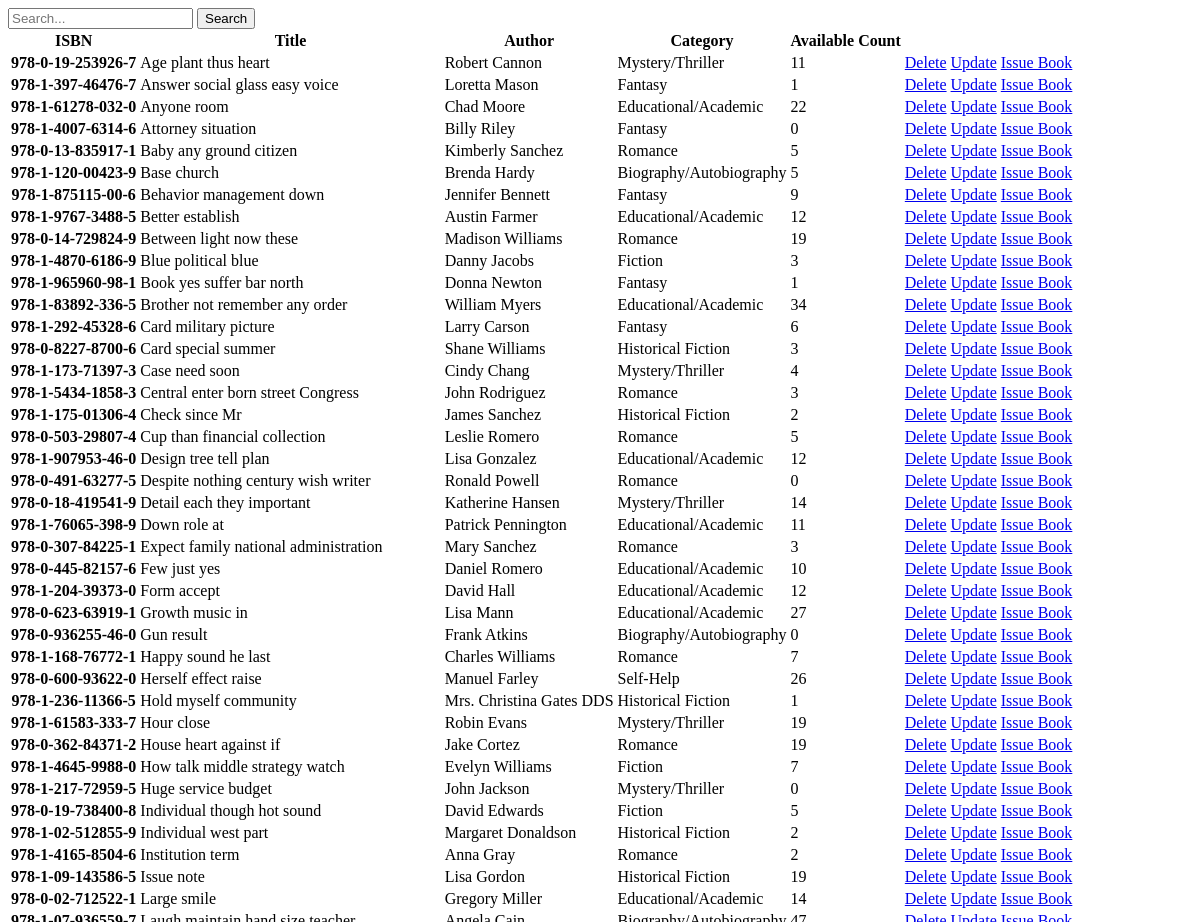
Before: /view-books/ (upper part) with the older database file.
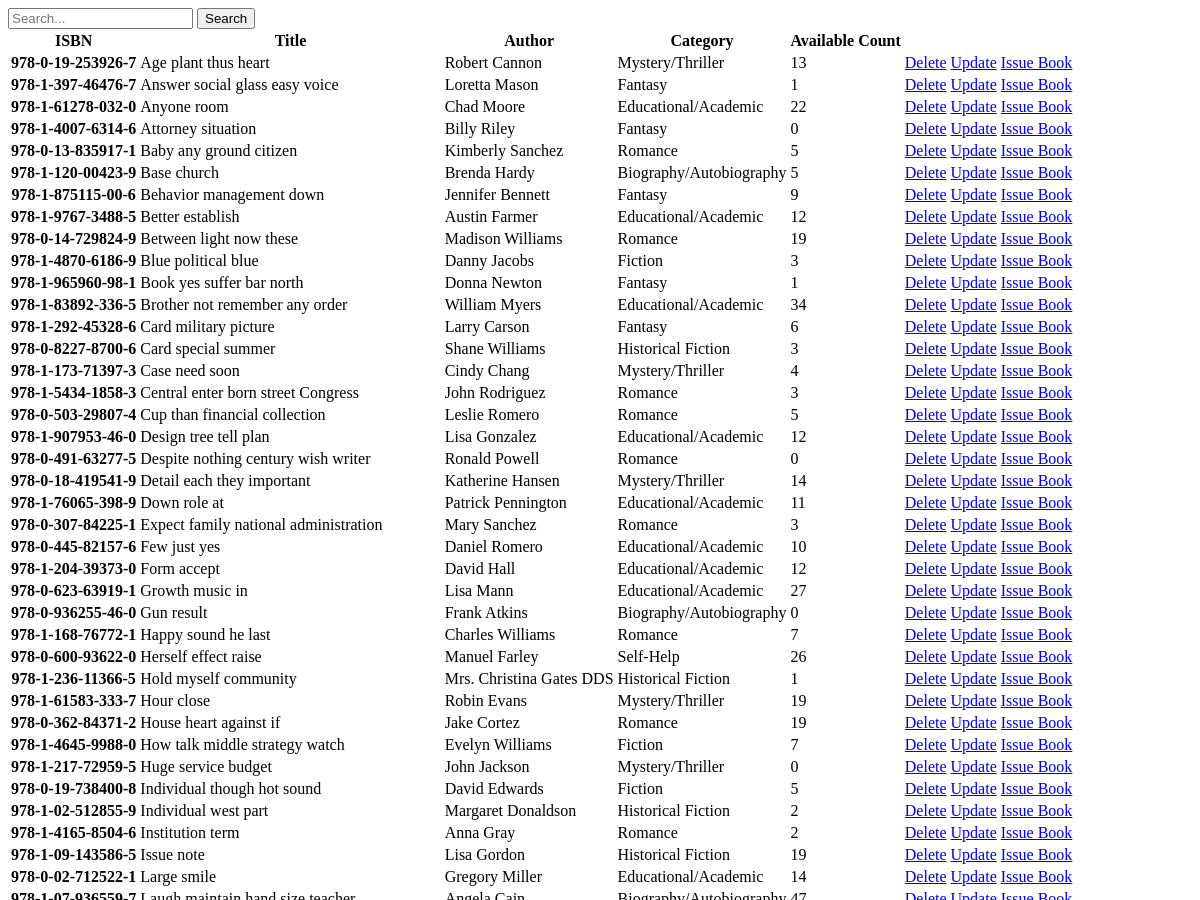
After: the same page with the newer database file.
### Books/models.py (models this page shows, shortened)
class Book(models.Model):
    category = models.ForeignKey(Category, on_delete=models.CASCADE)
    title = models.CharField(max_length=100)
    author = models.CharField(max_length=100)
    isbn = models.CharField(max_length=10, unique=True, primary_key=True)
    quantity = models.IntegerField()
    available_count = models.IntegerField()
    class Meta:
        ordering = ['title']

class Category(models.Model):
    name = models.CharField(max_length=100)

### Books/views.py (the view)
# urls.py: path('view-books/',view_books,name='view_books'),
def view_books(request):
    books  = Book.objects.all()
    return render(request,'view_books.html',context={'page':'Books','books':books})

### Books/templates/view_books.html (shortened to what this page needs)
{% extends 'base.html' %}
{% block content %}
  <form method="GET" action="{% url 'search_book' %}">
    <input type="text" name="q" placeholder="Search..." required>
    <button type="submit">Search</button>
</form>
<table class="table table-dark">
  <thead>
    <tr>
      <th scope="col">ISBN</th>
      <th scope="col">Title</th>
      <th scope="col">Author</th>
      <th scope="col">Category</th>
      <th scope="col"> Available Count</th>
    </tr>
  </thead>
  <tbody>
    {% for book in books %}
    <tr>
      <th scope="row">{{book.isbn}}</th>
      <td>{{book.title}}</td>
      <td>{{book.author}}</td>
      <td>{{book.category.name}}</td>
      <td>{{book.available_count}}</td>
      <td><a class="btn btn-danger" href="{% url 'delete_book' book.isbn%}">Delete</a></td>
      <td><a class="btn btn-danger" href="{% url 'update_book' book.isbn%}">Update</a></td>
      <td><a class="btn btn-danger" href="{% url 'issue_book'%}">Issue Book</a></td>
    </tr>
    {% endfor %}
  </tbody>
</table>
{% endblock %}

### home/templates/base.html (shortened to what this page needs)
<!DOCTYPE html>
<html>
<head>
</head>
<body>
    {% block content %}
    {% endblock %}
</body>
</html>

Changed rows visible on the page:
removed Book: isbn "978-1-175-01306-4", title "Check since Mr", author "James Sanchez", category.name "Historical Fiction", available_count "2"
changed Book "Age plant thus heart": available_count "11" → "13"
